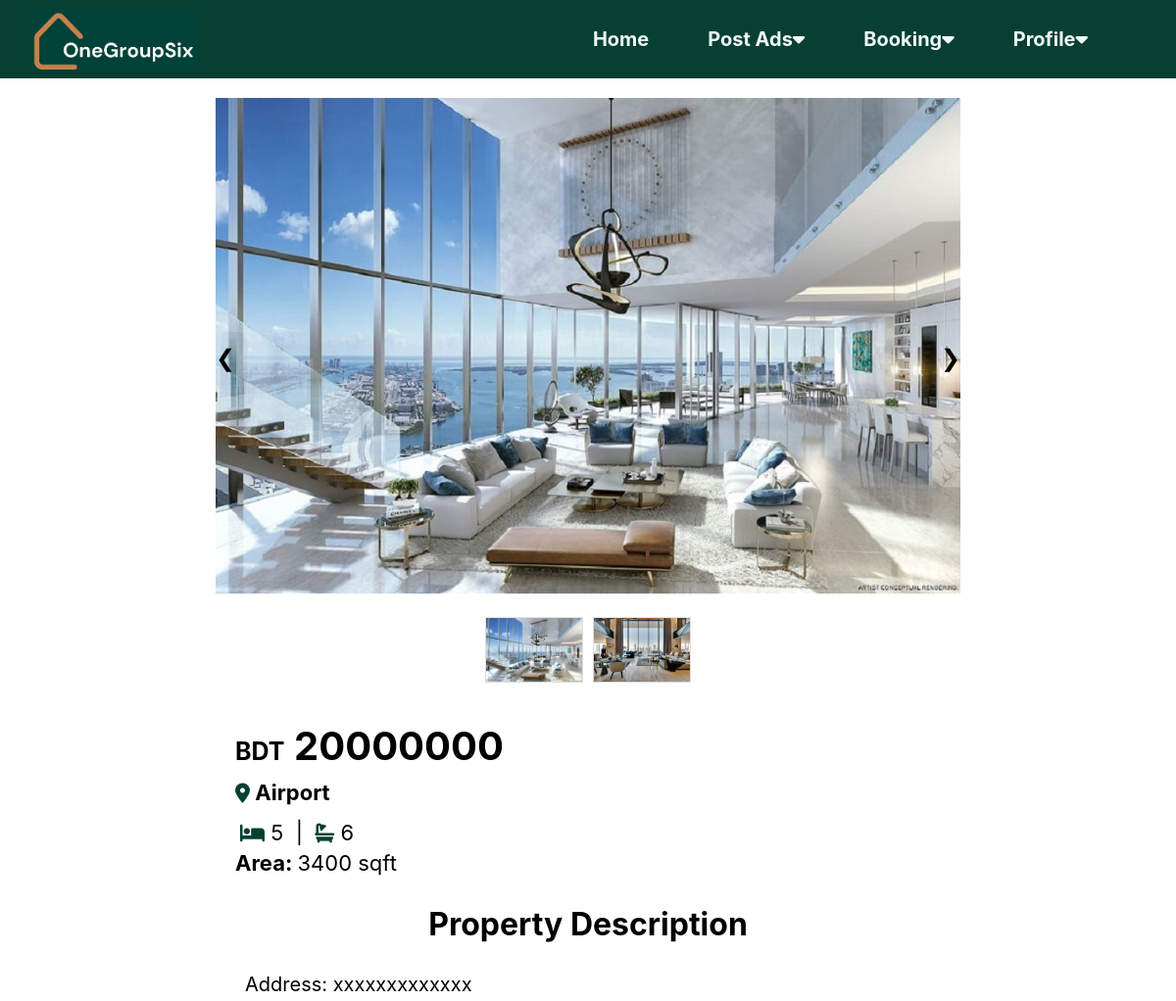
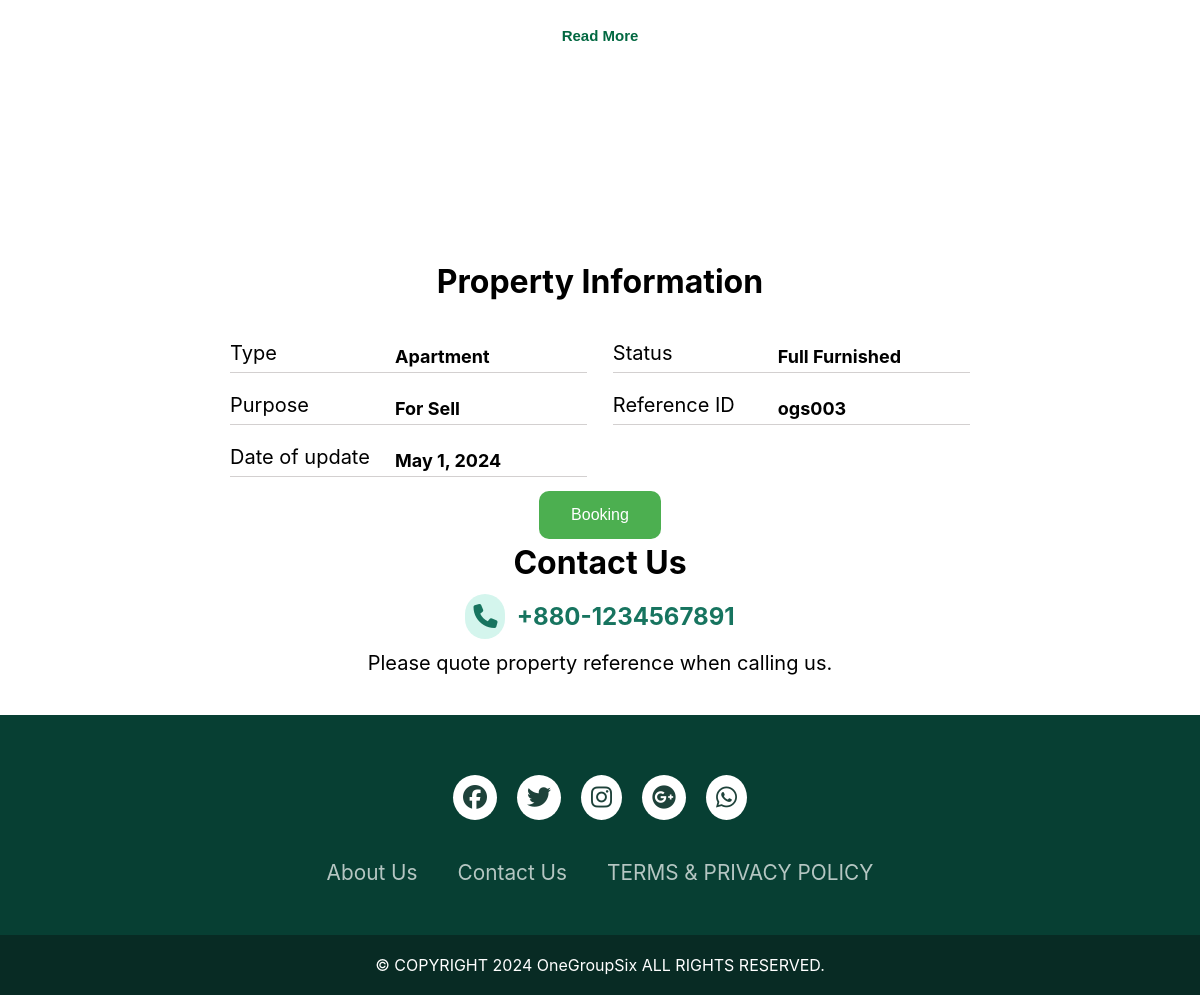
The app's page /prop_detail_buy?property_id=ogs003 with its own data (2 pictures, top to bottom).
### main_app/models.py (models this page shows, shortened)
class Property(models.Model):
    property_id = models.CharField(max_length=10, primary_key=True,unique=True)
    location = models.CharField(max_length=50)
    resident = models.CharField(max_length=50)
    status = models.CharField(max_length=50)
    price =  models.PositiveIntegerField()
    area = models.IntegerField()
    bed = models.IntegerField()
    bath = models.IntegerField()
    description =  models.TextField()
    image1 = models.ImageField(null=True, blank= True, upload_to='website_img/')
    image2 = models.ImageField(null=True, blank= True, upload_to='website_img/')
    entry_date = models.DateField(auto_now_add=True)

### main_app/views.py (the view)
# urls.py: path('prop_detail_buy',views.prop_detail_buy,name='prop_detail_buy'),
def prop_detail_buy(request):
    property_id = request.GET.get('property_id')
    prop_id = Property.objects.filter(property_id=property_id)
    return render(request, 'prop_detail_buy.html', {'prop_id': prop_id})

### main_app/templates/prop_detail_buy.html (shortened to what this page needs)
{% load static %}
<!DOCTYPE html>
<html lang="en">
 <head>
    <link rel="stylesheet" href="https://cdnjs.cloudflare.com/ajax/libs/font-awesome/6.5.1/css/all.min.css" />
	  <link rel="stylesheet" href="{% static 'prop_detail.css'%}">
 </head>
 <body>
<div class="menu_bar">
    <img src="{% static 'Images/logo.png'%}" class="logo">
    <ul>
        <li><a href="dash_user">Home</a></li>
        <li>
            <a href="#">Post Ads<i class= "fa fa-caret-down"></i></a>
        </li>
        <li>
            <a href="#">Booking<i class= "fa fa-caret-down"></i></a>
        </li>
        <li>
            <a href="#">Profile<i class= "fa fa-caret-down"></i></a>
        </li>
    </ul>
</div>
    <div class="container">
      {%for prop in prop_id%}
      <div class="main-image-container">
        <img src={{prop.image1}} alt="Main Product Image" class="main-image">
        <div class="navigation-arrows">
          <span class="navigation-arrow" onclick="changeImage(1)">&#10094;</span>
          <span class="navigation-arrow" onclick="changeImage(1)">&#10095;</span>
        </div>
      </div>
      <div class="small-images">
        <img src="{{prop.image1.url}}"alt="Small Image 1" class="small-image" onclick="changeMainImage(this)">
        <img src="{{prop.image2.url}}" alt="Small Image 2" class="small-image" onclick="changeMainImage(this)">
      </div>
      <div class="product-info">
        <div class="product-details">
          <h1 class="price"><span class="bdt">BDT</span> {{prop.price}}</h1>
          <p class="location"><span class="icon"><i class="fa-solid fa-location-dot"></i></span><span class="Abold"> {{prop.location}}</span></p>
          <div class="pinfo">
            <p class="bed"><span class="icon"> <i class="fa-solid fa-bed"></i></span> {{prop.bed}} </p>
            <p class="bath">  &nbsp;&nbsp;|&nbsp; <span class="icon"><i class="fa-solid fa-bath"></i></span>  {{prop.bath}} </p>
          </div>
          <p class="area"><span class="Abold">Area: </span> {{prop.area}}  sqft</p>
        </div>
      </div>
      <div class="description">
        <h1>Property Description</h1>
        <div class="content">
          <p class="paragraph">{{prop.description}} </p>
          <button class="read-more-btn" onclick="toggleReadMore()">Read More </button>
        </div>
      </div>
      <div class="property-info">
        <h1>Property Information</h1>
        <form class="form" action="booking_info">
          <div class="form-group">
            <label>Type</label>
            <p>{{prop.resident}} </p>
          </div>
          <div class="form-group">
            <label >Status</label>
            <p>{{prop.status}} </p>
          </div>
          <div class="form-group">
            <label>Purpose</label>
            <p>For Sell</p>
          </div>
          <div class="form-group">
            <label>Reference ID</label>
            <p>{{prop.property_id}} </p>
          </div>
          <div class="form-group">
            <label>Date of update</label>
            <p>{{prop.entry_date}} </p>
          </div>
        </form>
        <a href="booking_info"><button class="styled-button">Booking</button></a>
      </div>
      <div class="contact">
        <h1>Contact Us</h1>
        <div class="contact-no">
          <h2><span class="call"><i class="fa-solid fa-phone"></i></span>&nbsp;&nbsp;+880-1234567891</h2>
          <p>Please quote property reference when calling us.</p>
        </div>
      </div>
    </div>
    {%endfor%}
  </body>
  <footer>
    <div class="footerContainer">
        <div class="socialIcon">
            <a href="#"><i class="fa-brands fa-facebook"></i></a>
            <a href="#"><i class="fa-brands fa-twitter"></i></a>
            <a href="#"><i class="fa-brands fa-instagram"></i></a>
            <a href="#"><i class="fa-brands fa-google-plus"></i></a>
            <a href="#"><i class="fa-brands fa-whatsapp"></i></a>
        </div>
        <div class="footerNav">
            <ul>
                <li><a href="#">About Us</a></li>
                <li><a href="#">Contact Us</a></li>
                <li><a href="#">TERMS & PRIVACY POLICY</a></li>
            </ul>
        </div>
    </div>
    <div class="footerBottom">
        <p>&copy; COPYRIGHT 2024 OneGroupSix ALL RIGHTS RESERVED.<p>
    </div>
</footer>
</html>

### main_app/static/prop_detail.css (style rules this page uses)
* { margin: 0; padding: 0; box-sizing: border-box; }
body { font-family: Inter; overflow-y: scroll; }
.menu_bar { background-color: #073F33; height: 80px; width: 100%; display: flex; align-items: center; justify-content: space-between; padding: 0 5%; }
.logo { width: 175px; cursor: pointer; margin-left: -30px; }
.menu_bar ul { list-style: none; display: flex; }
.menu_bar ul li { padding: 10px 30px; position: relative; }
.menu_bar ul li a { color: aliceblue; text-decoration: none; font-weight: bold; font-size: 20px; }
.container { max-width: 800px; margin: 0 auto; padding: 20px; text-align: center; }
.main-image-container { position: relative; }
.main-image { max-width: 100%; height: auto; margin-bottom: 20px; }
.small-images { display: flex; justify-content: center; gap: 10px; margin-bottom: 20px; }
.small-image { width: 100px; height: auto; border: 1px solid #ddd; cursor: pointer; }
.navigation-arrows { position: absolute; top: 50%; transform: translateY(-50%); width: 100%; display: flex; justify-content: space-between; }
.navigation-arrow { cursor: pointer; font-size: 24px; }
.product-info { display: flex; text-align: left; }
.product-details { padding: 20px; font-size: 22px; }
.pinfo { display: flex; padding: 5px 5px; }
.Abold { font-weight: bold; }
.icon { color: #073F33; font-size: 20px; }
.price { font-size: 40px; }
.bdt { font-size: 25px; }
.description { min-height: 45vh; }
.paragraph { display: flex; overflow: hidden; max-height: 200px; width: 100%; text-align: left; font-size: 20px; margin: 30px; transition: max-height 0.3s ease; }
.read-more-btn { font-size: 15px; color: #073F33; background: none; border: none; font-weight: bolder; color:rgb(2, 104, 65); text-align: left; }
.price, .rtype,.area, .location { margin: 0 0 10px 0; }
.property-info { min-height: 28vh; }
.property-info h1 { margin-bottom: 30px; }
.form { display: flex; flex-wrap: wrap; justify-content: space-between; }
.form-group { display: flex; margin: 10px; min-width: 47%; border-bottom: 1px solid #d3d0d0fd; }
.form-group label { margin-right: 10px; text-align: left; width: 150px; color: black; font-size: 20px; }
.form-group p { font-size: 18px; color: black; padding: 5px; font-weight: bold; }
.contact { min-height: 15vh; }
.contact-no h2 { color: #17745f; margin: 20px; }
.contact-no p { font-size: 20px; margin: 20px; }
.call { background-color: #d4f5ed; padding: 8px; border-radius: 50px; }
footer { background-color:#073F33; }
.footerContainer { width: 100%; padding: 50px 30px 20px; }
.socialIcon { display: flex; justify-content: center; }
.socialIcon a { text-decoration: none; padding: 10px; background-color:white ; margin: 10px; border-radius: 50%; }
.socialIcon a i { font-size: 1.5em; color: #062e25; opacity: 0.9; }
.footerNav { margin: 30px 0; }
.footerNav ul { display: flex; list-style: none; justify-content: center; }
.footerNav ul li a { color: white; margin: 20px; text-decoration: none; font-size: 1.3em; opacity: 0.7; transition: 0.5s; }
.footerBottom { background-color:#082b24; padding: 20px; text-align: center; }
.footerBottom p { color: white; }

### main_app/templates/prop_detail_buy.html (style rules this page uses)
.styled-button { background-color: #4CAF50; border: none; color: white; padding: 15px 32px; text-align: center; text-decoration: none; display: inline-block; font-size: 16px; margin: 4px 2px; cursor: pointer; border-radius: 10px; }

### records on screen
Property: image1 (picture), image2 (picture), price "20000000", location "Airport", bed "5", bath "6", area "3400", description "Address: xxxxxxxxxxxxx", resident "Apartment", status "Full Furnished", property_id "ogs003", entry_date "May 1, 2024"
